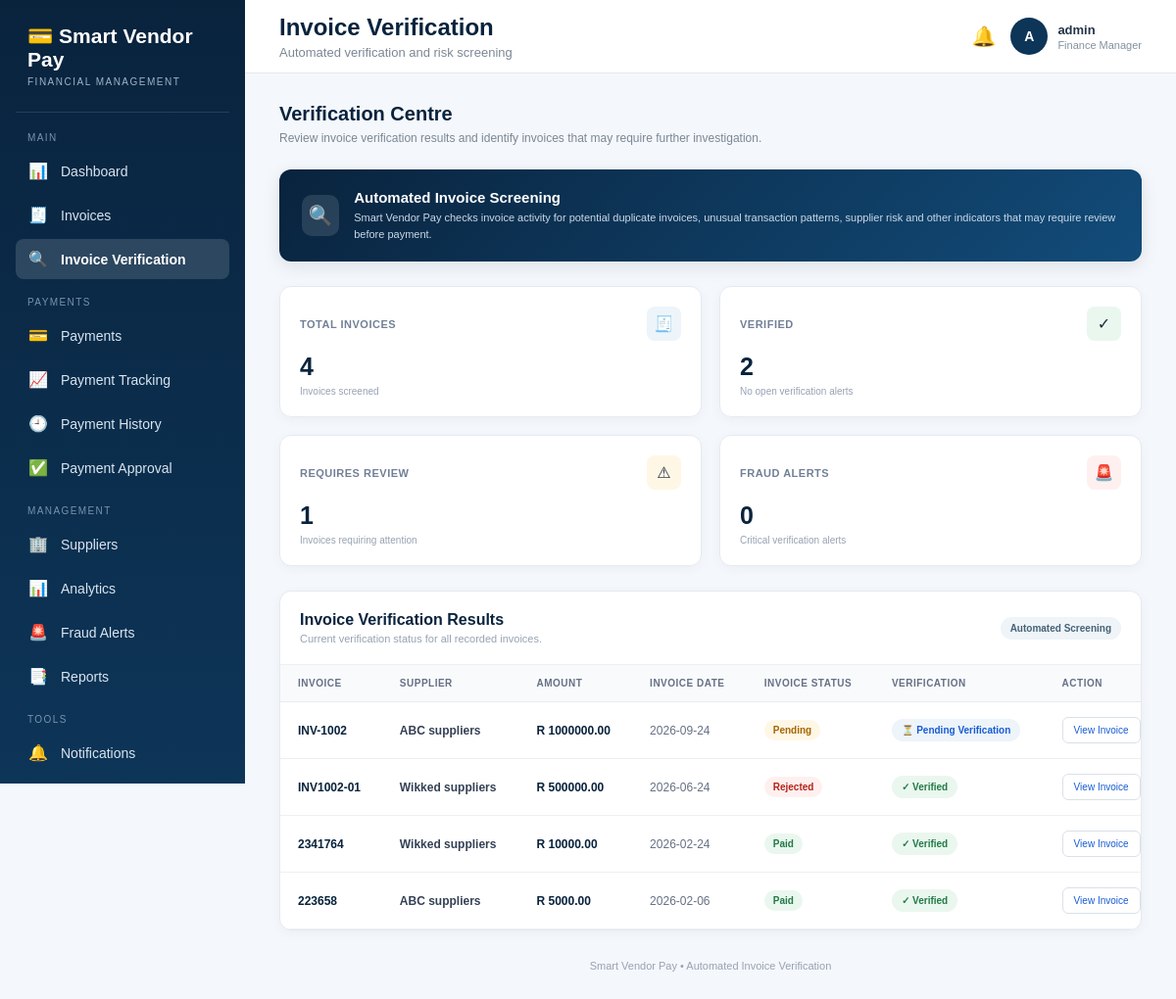
Screenshot of /invoice-verification (signed in) with the database file from the repository.
### tables this page shows
CREATE TABLE invoices (
            id INTEGER PRIMARY KEY AUTOINCREMENT,
            supplier_id INTEGER NOT NULL,
            invoice_number TEXT NOT NULL,
            amount REAL NOT NULL,
            invoice_date TEXT,
            status TEXT DEFAULT 'Pending',
            FOREIGN KEY (supplier_id) REFERENCES suppliers(id)
        );

### app.py (the view)
@app.route("/invoice-verification")
def invoice_verification():
    if "user_id" not in session:
        return redirect("/login")
    connection = get_database()
    invoices = connection.execute(
        """
        SELECT
            invoices.id,
            invoices.invoice_number,
            invoices.amount,
            invoices.invoice_date,
            invoices.status,

            suppliers.name AS supplier_name,

            COUNT(
                CASE
                    WHEN fraud_alerts.status = 'Open'
                    THEN 1
                END
            ) AS open_alerts,

            MAX(
                CASE
                    WHEN fraud_alerts.status = 'Open'
                    THEN fraud_alerts.severity
                END
            ) AS severity

        FROM invoices

        LEFT JOIN suppliers
            ON invoices.supplier_id = suppliers.id

        LEFT JOIN fraud_alerts
            ON invoices.id = fraud_alerts.invoice_id

        GROUP BY
            invoices.id,
            invoices.invoice_number,
            invoices.amount,
            invoices.invoice_date,
            invoices.status,
            suppliers.name

        ORDER BY invoices.id DESC
        """
    ).fetchall()
    total_invoices = len(
        invoices
    )
    verified_count = 0
    review_count = 0
    fraud_count = 0
    pending_count = 0
    verification_data = []
    for invoice in invoices:
        open_alerts = (
            invoice["open_alerts"]
            or 0
        )
        severity = invoice["severity"]
        if (
            open_alerts > 0
            and severity == "Critical"
        ):
            verification_status = "Fraud Alert"
            verification_class = "fraud"
            fraud_count += 1
        elif open_alerts > 0:
            verification_status = "Requires Review"
            verification_class = "review"
            review_count += 1
        elif invoice["status"] == "Rejected":
            verification_status = "Rejected"
            verification_class = "fraud"
            review_count += 1
        elif invoice["status"] == "Pending":
            verification_status = "Pending Verification"
            verification_class = "pending"
            pending_count += 1
        else:
            verification_status = "Verified"
            verification_class = "verified"
            verified_count += 1
        verification_data.append({
            "id":
                invoice["id"],
            "invoice_number":
                invoice["invoice_number"],
            "supplier_name":
                (
                    invoice["supplier_name"]
                    or "Unknown Supplier"
                ),
            "amount":
                float(
                    invoice["amount"] or 0
                ),
            "invoice_date":
                invoice["invoice_date"],
            "status":
                invoice["status"],
            "verification_status":
                verification_status,
            "verification_class":
                verification_class
        })
    connection.close()
    return render_template(
        "invoice_verification.html",
        invoices=verification_data,
        total_invoices=total_invoices,
        verified_count=verified_count,
        review_count=review_count,
        fraud_count=fraud_count,
        pending_count=pending_count,
        username=session.get(
            "username",
            ""
        ),
        role=session.get(
            "role",
            ""
        )
    )

### app.py (called while the page is built)
def get_database():
    connection = sqlite3.connect(DATABASE)
    connection.row_factory = sqlite3.Row
    connection.execute("PRAGMA foreign_keys = ON")
    return connection

### templates/invoice_verification.html (shortened to what this page needs)
<!DOCTYPE html>
<html lang="en">
<head>
</head>
<body>
    <aside class="sidebar">
        <div class="brand">
            <h1>💳 Smart Vendor Pay</h1>
            <p>FINANCIAL MANAGEMENT</p>
        </div>
        <div class="menu-title">
            Main
        </div>
        <a href="/dashboard" class="nav-link">
            <span class="nav-icon">📊</span>
            Dashboard
        </a>
        <a href="/invoices" class="nav-link">
            <span class="nav-icon">🧾</span>
            Invoices
        </a>
        <a
            href="/invoice-verification"
            class="nav-link active"
        >
            <span class="nav-icon">🔍</span>
            Invoice Verification
        </a>
        <div class="menu-title">
            Payments
        </div>
        <a href="/payments" class="nav-link">
            <span class="nav-icon">💳</span>
            Payments
        </a>
        <a href="/payment-tracking" class="nav-link">
            <span class="nav-icon">📈</span>
            Payment Tracking
        </a>
        <a href="/payment-history" class="nav-link">
            <span class="nav-icon">🕘</span>
            Payment History
        </a>
        <a href="/payment-approval" class="nav-link">
            <span class="nav-icon">✅</span>
            Payment Approval
        </a>
        <div class="menu-title">
            Management
        </div>
        <a href="/suppliers" class="nav-link">
            <span class="nav-icon">🏢</span>
            Suppliers
        </a>
        <a href="/analytics" class="nav-link">
            <span class="nav-icon">📊</span>
            Analytics
        </a>
        <a href="/fraud-alerts" class="nav-link">
            <span class="nav-icon">🚨</span>
            Fraud Alerts
        </a>
        <a href="/reports" class="nav-link">
            <span class="nav-icon">📑</span>
            Reports
        </a>
        <div class="menu-title">
            Tools
        </div>
        <a href="/notifications" class="nav-link">
            <span class="nav-icon">🔔</span>
            Notifications
        </a>
        <a href="/ai-assistant" class="nav-link">
        </a>
    </aside>
    <main class="main">
        <header class="topbar">
            <div>
                <h2>
                    Invoice Verification
                </h2>
                <p>
                    Automated verification and risk screening
                </p>
            </div>
            <div class="topbar-right">
                <a
                    href="/notifications"
                    class="notification"
                    title="Notifications"
                >
                    🔔
                </a>
                <div class="profile">
                    <div class="profile-avatar">
                        {{ username[:1]|upper }}
                    </div>
                    <div class="profile-info">
                        <strong>
                            {{ username }}
                        </strong>
                        <span>
                            {{ role }}
                        </span>
                    </div>
                </div>
            </div>
        </header>
        <section class="page">
            <div class="page-header">
                <h3>
                    Verification Centre
                </h3>
                <p>
                    Review invoice verification results and identify invoices that may require further investigation.
                </p>
            </div>
            <div class="info-banner">
                <div class="info-icon">
                    🔍
                </div>
                <div class="info-text">
                    <h3>
                        Automated Invoice Screening
                    </h3>
                    <p>
                        Smart Vendor Pay checks invoice activity for potential duplicate invoices,
                        unusual transaction patterns, supplier risk and other indicators that may
                        require review before payment.
                    </p>
                </div>
            </div>
            <div class="summary-grid">
                <div class="summary-card">
                    <div class="summary-top">
                        <div class="summary-title">
                            Total Invoices
                        </div>
                        <div class="summary-icon">
                            🧾
                        </div>
                    </div>
                    <div class="summary-value">
                        {{ total_invoices }}
                    </div>
                    <div class="summary-description">
                        Invoices screened
                    </div>
                </div>
                <div class="summary-card">
                    <div class="summary-top">
                        <div class="summary-title">
                            Verified
                        </div>
                        <div class="summary-icon verified-icon">
                            ✓
                        </div>
                    </div>
                    <div class="summary-value">
                        {{ verified_count }}
                    </div>
                    <div class="summary-description">
                        No open verification alerts
                    </div>
                </div>
                <div class="summary-card">
                    <div class="summary-top">
                        <div class="summary-title">
                            Requires Review
                        </div>
                        <div class="summary-icon review-icon">
                            ⚠
                        </div>
                    </div>
                    <div class="summary-value">
                        {{ review_count }}
                    </div>
                    <div class="summary-description">
                        Invoices requiring attention
                    </div>
                </div>
                <div class="summary-card">
                    <div class="summary-top">
                        <div class="summary-title">
                            Fraud Alerts
                        </div>
                        <div class="summary-icon fraud-icon">
                            🚨
                        </div>
                    </div>
                    <div class="summary-value">
                        {{ fraud_count }}
                    </div>
                    <div class="summary-description">
                        Critical verification alerts
                    </div>
                </div>
            </div>
            <div class="table-panel">
                <div class="table-header">
                    <div>
                        <h3>
                            Invoice Verification Results
                        </h3>
                        <p>
                            Current verification status for all recorded invoices.
                        </p>
                    </div>
                    <div class="verification-label">
                        Automated Screening
                    </div>
                </div>
                {% if invoices %}
                <div class="table-wrapper">
                    <table>
                        <thead>
                            <tr>
                                <th>
                                    Invoice
                                </th>
                                <th>
                                    Supplier
                                </th>
                                <th>
                                    Amount
                                </th>
                                <th>
                                    Invoice Date
                                </th>
                                <th>
                                    Invoice Status
                                </th>
                                <th>
                                    Verification
                                </th>
                                <th>
                                    Action
                                </th>
                            </tr>
                        </thead>
                        <tbody>
                            {% for invoice in invoices %}
                            <tr>
                                <td>
                                    <div class="invoice-number">
                                        {{ invoice.invoice_number }}
                                    </div>
                                </td>
                                <td>
                                    <div class="supplier">
                                        {{ invoice.supplier_name }}
                                    </div>
                                </td>
                                <td>
                                    <div class="amount">
                                        R {{ "%.2f"|format(invoice.amount or 0) }}
                                    </div>
                                </td>
                                <td>
                                    <div class="date">
                                        {{ invoice.invoice_date or "Not Available" }}
                                    </div>
                                </td>
                                <td>
                                    {% if invoice.status == "Pending" %}
                                    <span class="invoice-status invoice-pending">
                                        Pending
                                    </span>
                                    {% elif invoice.status == "Approved" %}
                                    <span class="invoice-status invoice-approved">
                                        Approved
                                    </span>
                                    {% elif invoice.status == "Paid" %}
                                    <span class="invoice-status invoice-paid">
                                        Paid
                                    </span>
                                    {% elif invoice.status == "Rejected" %}
                                    <span class="invoice-status invoice-rejected">
                                        Rejected
                                    </span>
                                    {% else %}
                                    <span class="invoice-status invoice-default">
                                        {{ invoice.status or "Unknown" }}
                                    </span>
                                    {% endif %}
                                </td>
                                <td>
                                    {% if invoice.verification_status == "Fraud Alert" %}
                                    <span class="badge badge-fraud">
                                        🚨 Fraud Alert
                                    </span>
                                    {% elif invoice.verification_status == "Requires Review" %}
                                    <span class="badge badge-review">
                                        ⚠ Requires Review
                                    </span>
                                    {% elif invoice.verification_status == "Pending Verification" %}
                                    <span class="badge badge-pending">
                                        ⏳ Pending Verification
                                    </span>
                                    {% else %}
                                    <span class="badge badge-verified">
                                        ✓ Verified
                                    </span>
                                    {% endif %}
                                </td>
                                <td>
                                    <a
                                        href="/invoices/{{ invoice.id }}"
                                        class="view-button"
                                    >
                                        View Invoice
                                    </a>
                                </td>
                            </tr>
                            {% endfor %}
                        </tbody>
                    </table>
                </div>
                {% endif %}
            </div>
            <div class="footer">
                Smart Vendor Pay • Automated Invoice Verification
            </div>
        </section>
    </main>
</body>
</html>

### rows the page displays
invoices: invoice_number "INV-1002", supplier_name "ABC suppliers", amount "1000000.00", invoice_date "2026-09-24", status "Pending", shows "⏳ Pending Verification"
invoices: invoice_number "INV1002-01", supplier_name "Wikked suppliers", amount "500000.00", invoice_date "2026-06-24", status "Rejected", shows "✓ Verified"
invoices: invoice_number "2341764", supplier_name "Wikked suppliers", amount "10000.00", invoice_date "2026-02-24", status "Paid", shows "✓ Verified"
invoices: invoice_number "223658", supplier_name "ABC suppliers", amount "5000.00", invoice_date "2026-02-06", status "Paid", shows "✓ Verified"

### other values shown
{{ username[:1]|upper }} "A"
{{ username }} "admin"
{{ role }} "Finance Manager"
{{ total_invoices }} "4"
{{ verified_count }} "2"
{{ review_count }} "1"
{{ fraud_count }} "0"
